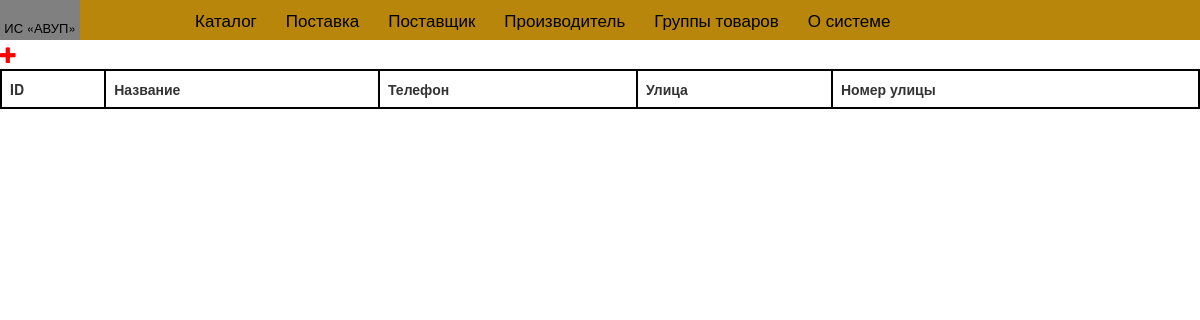
The page /provider_list on the database as committed earlier.
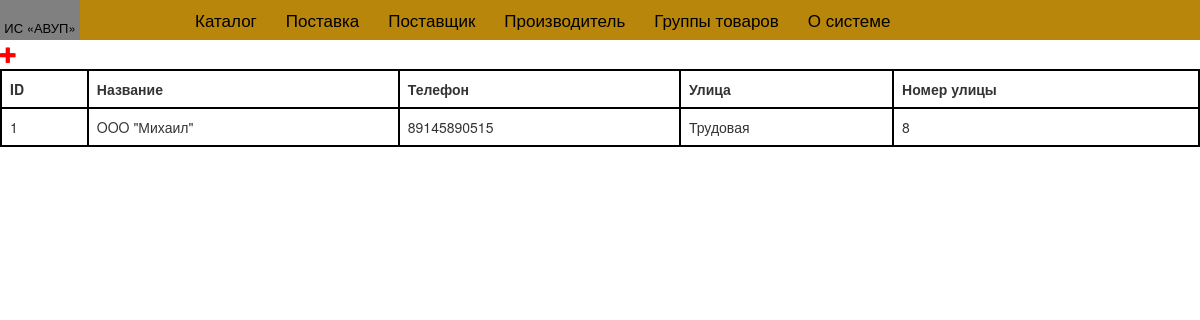
The same page on the database as committed later.
### system/models.py (models this page shows, shortened)
class Provider(models.Model):
    class Meta:
        db_table = "provider"
    name_provider = models.CharField('Поставщик',max_length= 200)
    phone = models.IntegerField('Телефон')
    street = models.CharField('Улица', max_length= 64)
    number_street = models.IntegerField('Номер')

### system/views.py (the view)
# urls.py: url(r'^provider_list$', views.provider_list, name='provider_list'),
def provider_list(request):
    providers = Provider.objects.all()
    return render(request, "provider_list.html", locals())

### system/templates/provider_list.html (shortened to what this page needs)
{% extends 'base.html' %}
{% block content %}
    <a href="{% url 'new_provider' %}" class="new_product"><span class="glyphicon glyphicon-plus"></span></a>
     <table class="table">
         <tr ><th>ID</th><th>Название</th><th>Телефон</th><th>Улица</th><th>Номер улицы</th></tr>
         {% for i in providers %}
                 <td>{{ i.id }}</td>
             <td>{{ i.name_provider }}</td>
                 <td>{{ i.phone }}</td>
                 <td>{{ i.street }}</td>
                 <td>{{ i.number_street}}</td>
         {% endfor %}
     </table>
{% endblock %}

Rows that differ between the two databases and show on the page:
added Provider: id "1", name_provider "OOO \"Михаил\"", phone "89145890515", street "Трудовая", number_street "8"
